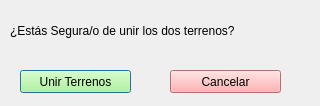
<?xml version="1.0" encoding="UTF-8"?>
<ui version="4.0">
 <class>Dialog</class>
 <widget class="QDialog" name="Dialog">
  <property name="geometry">
   <rect>
    <x>0</x>
    <y>0</y>
    <width>320</width>
    <height>106</height>
   </rect>
  </property>
  <property name="windowTitle">
   <string>Dialog</string>
  </property>
  <widget class="QLabel" name="label">
   <property name="geometry">
    <rect>
     <x>10</x>
     <y>20</y>
     <width>411</width>
     <height>21</height>
    </rect>
   </property>
   <property name="text">
    <string>¿Estás Segura/o de unir los dos terrenos?</string>
   </property>
  </widget>
  <widget class="QPushButton" name="btn_guardar">
   <property name="geometry">
    <rect>
     <x>20</x>
     <y>70</y>
     <width>111</width>
     <height>23</height>
    </rect>
   </property>
   <property name="styleSheet">
    <string notr="true">background-color:rgb(170, 255, 127)</string>
   </property>
   <property name="text">
    <string>Unir Terrenos</string>
   </property>
  </widget>
  <widget class="QPushButton" name="btn_cancelar">
   <property name="geometry">
    <rect>
     <x>170</x>
     <y>70</y>
     <width>111</width>
     <height>23</height>
    </rect>
   </property>
   <property name="styleSheet">
    <string notr="true">background-color:rgb(255, 155, 155)</string>
   </property>
   <property name="text">
    <string>Cancelar</string>
   </property>
  </widget>
 </widget>
 <resources/>
 <connections/>
</ui>
